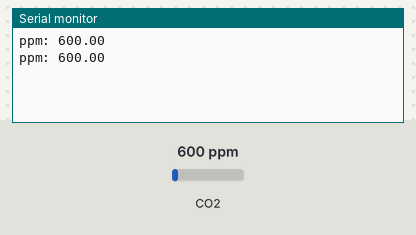
Recording of a sketch running on a simulated Arduino Uno, built with avr-gcc and run on an emulated ATmega328P. Shown: the last lines printed to the serial monitor. Inputs (shaded band) come from the test bench; at power-on: CO2 600 ppm.

Above: at 5.8 s.
5.9 s: CO2 set to 452 ppm
At 11.5 s:
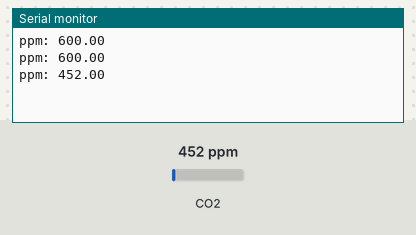
11.9 s: CO2 set to 1050 ppm
At 15.3 s:
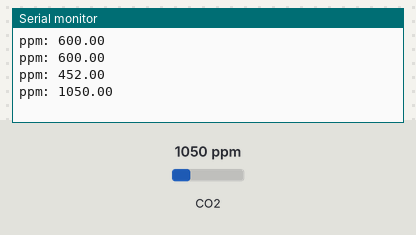
Timing chart, 0 to 16.8 s (numbered marks = the images above; inputs shaded):
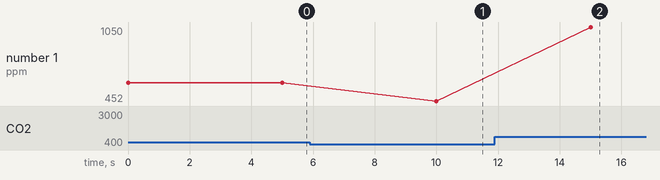

The sketch:

gassensor.ino
```cpp
#include "MQ135.h"

MQ135 gasSensor = MQ135(0);
float rzeroMin;
float rzeroMax;

void setup() {
  rzeroMin = 10000;
  rzeroMax = 0;
  Serial.begin(9600);
  while(!Serial);

}

void loop() {
  float ppm = gasSensor.getPPM();
  Serial.print("ppm: ");
  Serial.println(ppm);
  delay(5000);
}
```

Measured:
- after the input at 5.9 s, the serial monitor: prints a new line after 4.1 s (image 1)
- after the input at 11.9 s, the serial monitor: prints a new line after 3.1 s (image 2)
- plotted number 1: 600 → 452 after the input at 5.9 s, 452 → 1050 after the input at 11.9 s
